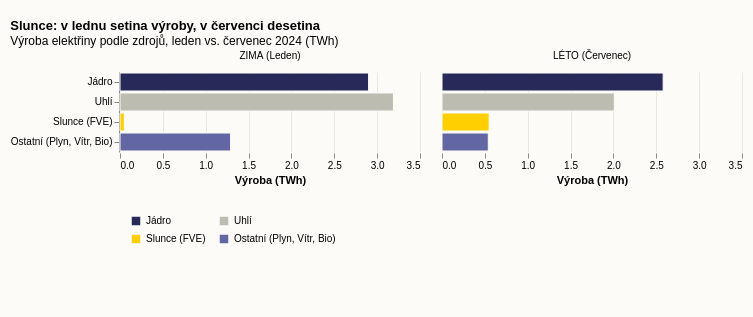

Express this chart as Vega-Lite.
### Vega-Lite specification from a JSON file in a GitHub repository (floating-point values rounded to 4 significant figures)
{"_source": "Zdroj: ERÚ, Měsíční zprávy o provozu ES ČR (Leden a Červenec 2024)", "$schema": "https://vega.github.io/schema/vega-lite/v5.json", "description": "Sezónní propast: Výroba elektřiny v ČR (Leden vs. Červenec 2024)", "width": 200, "height": 200, "padding": {"top": 20, "left": 10, "right": 10, "bottom": 60}, "autosize": {"type": "pad", "resize": true}, "background": "#fdfbf7", "title": {"text": "Slunce: v lednu setina výroby, v červenci desetina", "subtitle": "Výroba elektřiny podle zdrojů, leden vs. červenec 2024 (TWh)"}, "data": {"values": [{"period": "ZIMA (Leden)", "source": "Jádro", "value": 2.9}, {"period": "ZIMA (Leden)", "source": "Uhlí", "value": 3.19}, {"period": "ZIMA (Leden)", "source": "Slunce (FVE)", "value": 0.05}, {"period": "ZIMA (Leden)", "source": "Ostatní (Plyn, Vítr, Bio)", "value": 1.29}, {"period": "LÉTO (Červenec)", "source": "Jádro", "value": 2.58}, {"period": "LÉTO (Červenec)", "source": "Uhlí", "value": 2.01}, {"period": "LÉTO (Červenec)", "source": "Slunce (FVE)", "value": 0.55}, {"period": "LÉTO (Červenec)", "source": "Ostatní (Plyn, Vítr, Bio)", "value": 0.54}]}, "facet": {"column": {"field": "period", "type": "nominal", "title": null, "sort": ["ZIMA (Leden)", "LÉTO (Červenec)"], "header": {"labelPadding": 10}}}, "spec": {"mark": {"type": "bar", "tooltip": true, "stroke": "#fdfbf7", "strokeWidth": 1}, "encoding": {"y": {"field": "source", "type": "nominal", "title": null, "sort": ["Jádro", "Uhlí", "Slunce (FVE)", "Ostatní (Plyn, Vítr, Bio)"], "axis": {}}, "x": {"field": "value", "type": "quantitative", "title": "Výroba (TWh)", "axis": {"gridColor": "#e8e8dc", "domain": false}, "scale": {"domain": [0, 3.5]}}, "color": {"field": "source", "type": "nominal", "scale": {"domain": ["Jádro", "Uhlí", "Slunce (FVE)", "Ostatní (Plyn, Vítr, Bio)"], "range": ["#272a59", "#bcbcb0", "#ffcf02", "#6267a3"]}, "legend": {"title": null, "orient": "bottom", "offset": 20, "symbolType": "square", "padding": 10, "columns": 2}}}}, "config": {"view": {"stroke": "transparent"}}}
